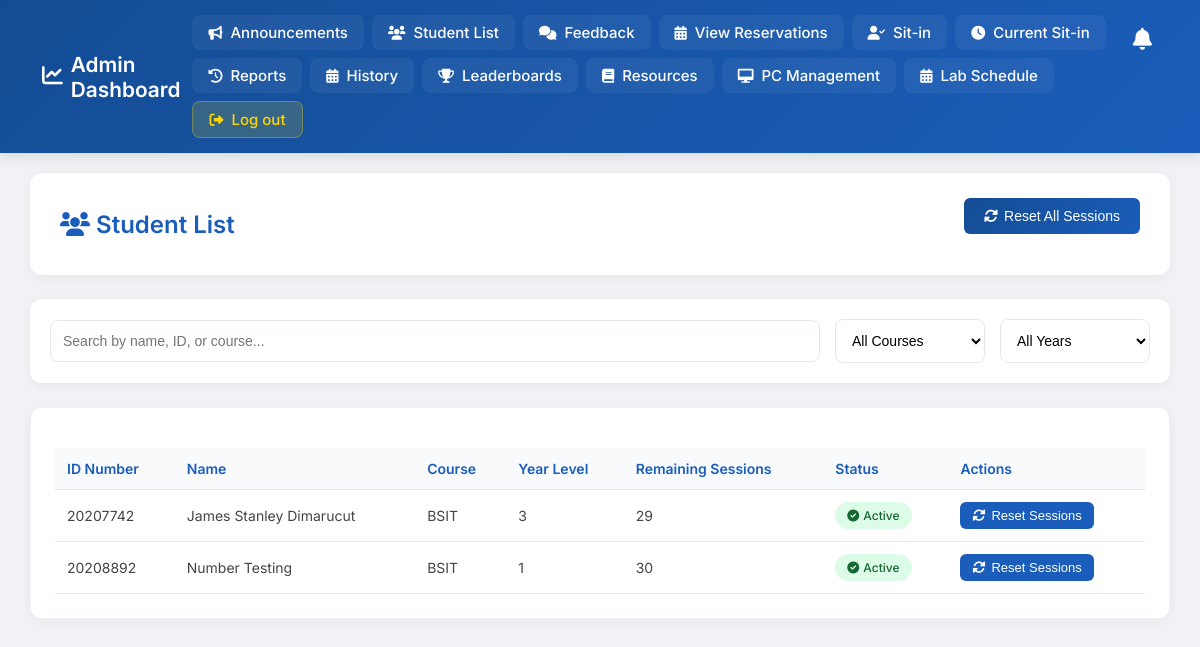
The app's page /student_list.php (signed in), older data.
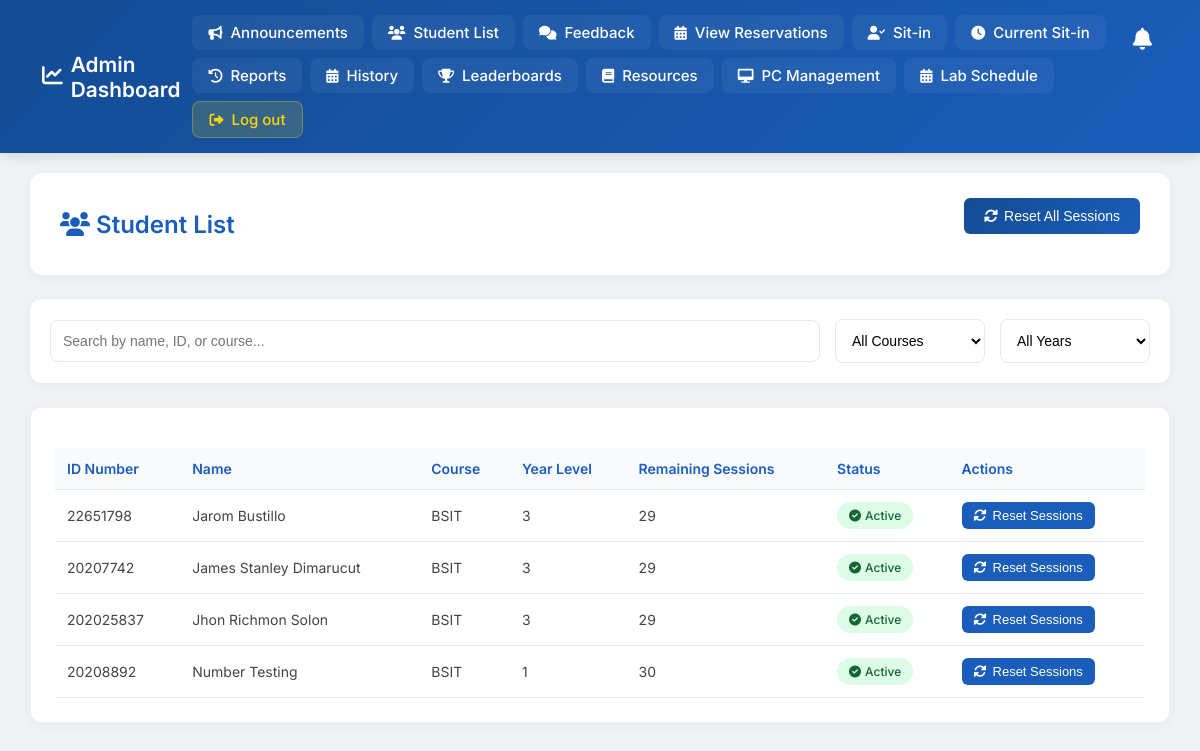
The same page, newer data.
### tables this page shows
CREATE TABLE `register` (
  `IDNO` int(20) NOT NULL,
  `LASTNAME` varchar(255) NOT NULL,
  `FIRSTNAME` varchar(255) NOT NULL,
  `MIDNAME` varchar(255) NOT NULL,
  `COURSE` varchar(255) NOT NULL,
  `YEARLEVEL` int(11) NOT NULL,
  `USERNAME` varchar(255) NOT NULL,
  `PASSWORD` varchar(255) NOT NULL,
  `PROFILE_IMG` varchar(255) DEFAULT NULL,
  `remaining_sessions` int(11) DEFAULT 30
);

### student_list.php (the view, shortened to what the changed rows need)
<?php
include("db.php");
?>
<!DOCTYPE html>
<html lang="en">
<head>
    <link rel="stylesheet" href="https://cdnjs.cloudflare.com/ajax/libs/font-awesome/6.0.0/css/all.min.css">
</head>
<body>
    <div class="main-container">
        <div class="page-header">
            <h1><i class="fas fa-users"></i> Student List</h1>
        </div>
        <div class="card">
            <table>
                <thead>
                    <tr>
                        <th>ID Number</th>
                        <th>Name</th>
                        <th>Course</th>
                        <th>Year Level</th>
                        <th>Remaining Sessions</th>
                        <th>Status</th>
                        <th>Actions</th>
                    </tr>
                </thead>
                <tbody>
                    <?php
                    $students_query = "SELECT IDNO, FIRSTNAME, LASTNAME, COURSE, YEARLEVEL, remaining_sessions FROM register WHERE USERNAME != 'admin' ORDER BY LASTNAME";
                    $students_result = mysqli_query($con, $students_query);
                    while ($student = mysqli_fetch_assoc($students_result)) {
                        echo "<tr>";
                        echo "<td>" . htmlspecialchars($student['IDNO']) . "</td>";
                        echo "<td>" . htmlspecialchars($student['FIRSTNAME'] . ' ' . $student['LASTNAME']) . "</td>";
                        echo "<td>" . htmlspecialchars($student['COURSE']) . "</td>";
                        echo "<td>" . htmlspecialchars($student['YEARLEVEL']) . "</td>";
                        echo "<td>" . htmlspecialchars($student['remaining_sessions']) . "</td>";
                        echo "<td>";
                        if ($student['remaining_sessions'] > 0) {
                            echo "<span class='status-badge status-active'><i class='fas fa-check-circle'></i> Active</span>";
                        } else {
                            echo "<span class='status-badge status-inactive'><i class='fas fa-times-circle'></i> Inactive</span>";
                        }
                        echo "</td>";
                        echo "<td>";
                        echo "<form method='POST' style='display: inline;' onsubmit='return confirmReset(\"" . htmlspecialchars($student['FIRSTNAME'] . ' ' . $student['LASTNAME']) . "\")'>";
                        echo "<button type='submit' name='reset_sessions' class='btn-reset btn-reset-individual'>";
                        echo "<i class='fas fa-sync-alt'></i> Reset Sessions";
                        echo "</button>";
                        echo "</form>";
                        echo "</td>";
                        echo "</tr>";
                    }
                    ?>
                </tbody>
            </table>
        </div>
    </div>

Row changes from the older to the newer data that the page shows:
added register: IDNO "22651798", FIRSTNAME+LASTNAME "Jarom Bustillo", COURSE "BSIT", YEARLEVEL "3", remaining_sessions "29", shows "Active"
added register: IDNO "202025837", FIRSTNAME+LASTNAME "Jhon Richmon Solon", COURSE "BSIT", YEARLEVEL "3", remaining_sessions "29", shows "Active"
